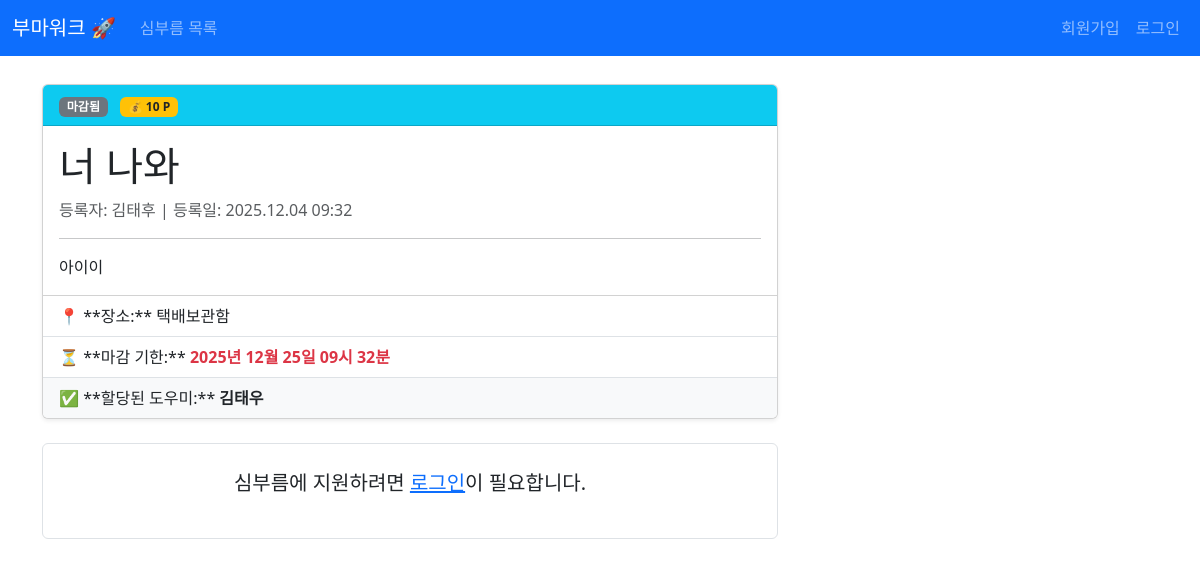
Page /task/1/ on the committed database.
### core/models.py (models this page shows, shortened)
class Task(models.Model):
    STATUS_CHOICES = [
        ('open', '모집 중'),
        ('assigned', '진행 중'),
        ('completed', '완료됨'),
        ('expired', '마감됨'),
    ]
    GENDER_CHOICES = [
        ('A', '성별 무관'), # All
        ('M', '남성'),     # Male
        ('F', '여성'),     # Female
    ]
    title = models.CharField(max_length=100, verbose_name="제목")
    content = models.TextField(verbose_name="상세 내용")
    reward_points = models.IntegerField(verbose_name="요구 재화(포인트)")
    location = models.CharField(max_length=200, verbose_name="심부름 위치")
    status = models.CharField(max_length=10, choices=STATUS_CHOICES, default='open', verbose_name="상태")
    required_gender = models.CharField(
        max_length=1,
        choices=GENDER_CHOICES,
        default='A',
        verbose_name="필수 성별 조건"
    )
    min_rating_required = models.IntegerField(
        default=0,
        choices=[(i, f'{i}점 이상') for i in range(6)], # 0점은 조건 없음
        verbose_name="최소 별점 조건"
    )
    created_at = models.DateTimeField(auto_now_add=True, verbose_name="등록일")
    due_date = models.DateTimeField(verbose_name="마감 기한")
    registrant = models.ForeignKey(User, on_delete=models.CASCADE, related_name='registered_tasks', verbose_name="등록자")
    assigned_to = models.ForeignKey(User, on_delete=models.SET_NULL, related_name='assigned_tasks', null=True, blank=True, verbose_name="할당된 도우미")
    class Meta:
        ordering = ['-created_at']

### core/views.py (the view)
# urls.py: path('task/<int:pk>/', views.task_detail, name='task_detail'),
def task_detail(request, pk):
    task = get_object_or_404(Task, pk=pk)
    has_applied = False
    if request.user.is_authenticated:
        has_applied = TaskApplication.objects.filter(task=task, applicant=request.user).exists()
    applications = TaskApplication.objects.filter(task=task).select_related('applicant__userprofile')
    review_possible = False
    if task.status == 'completed' and task.registrant == request.user and not hasattr(task, 'review'):
        review_possible = True
    context = {
        'task': task,
        'has_applied': has_applied,
        'applications': applications,
        'is_registrant': task.registrant == request.user,
        'review_possible': review_possible,
    }
    return render(request, 'core/task_detail.html', context)

### core/templates/core/task_detail.html (shortened to what this page needs)
{% extends 'base.html' %}
{% block content %}
    <div class="row">
        <div class="col-lg-8">
            <div class="card shadow-sm mb-4">
                <div class="card-header bg-info text-white">
                    <span class="badge bg-secondary me-2">{{ task.get_status_display }}</span>
                    <span class="badge bg-warning text-dark">💰 {{ task.reward_points }} P</span>
                </div>
                <div class="card-body">
                    <h1 class="card-title">{{ task.title }}</h1>
                    <p class="text-muted">등록자: {{ task.registrant.username }} | 등록일: {{ task.created_at|date:"Y.m.d H:i" }}</p>
                    <hr>
                    <p class="card-text">{{ task.content|linebreaksbr }}</p>
                </div>
                <ul class="list-group list-group-flush">
                    <li class="list-group-item">📍 **장소:** {{ task.location }}</li>
                    <li class="list-group-item">⏳ **마감 기한:** <strong class="text-danger">{{ task.due_date|date:"Y년 m월 d일 H시 i분" }}</strong></li>
                    {% if task.assigned_to %}
                        <li class="list-group-item bg-light">✅ **할당된 도우미:** <strong>{{ task.assigned_to.username }}</strong></li>
                    {% endif %}
                </ul>
                </div>
            <div class="text-center mb-5 p-4 border rounded">
                {% if user.is_authenticated %}
                    {% if is_registrant %}
                        <p class="lead text-primary">📢 **이 심부름은 회원님께서 등록하신 공고입니다.**</p>
                        {% if task.status == 'assigned' %}
                            <form method="post" action="{% url 'task_complete' pk=task.pk %}">
                                {% csrf_token %}
                                <button type="submit" class="btn btn-warning btn-lg">✅ 심부름 완료 처리 및 포인트 지급</button>
                            </form>
                        {% elif task.status == 'completed' %}
                            <p class="text-success lead">이 심부름은 **완료 처리**되었습니다. 감사합니다!</p>
                            {% if review_possible %}
                                <a href="{% url 'task_review' pk=task.pk %}" class="btn btn-danger btn-lg mt-3">⭐️ **도우미 평가 (리뷰) 작성하기**</a>
                            {% endif %}
                            {% elif task.status == 'open' %}
                            <p>아래 지원자 목록에서 도우미를 선택하여 할당할 수 있습니다. (현재 MVP에서는 수동으로 관리자 페이지에서 할당 가능)</p>
                        {% endif %}
                    {% elif task.status == 'open' %}
                        {% if has_applied %}
                            <button class="btn btn-warning btn-lg" disabled>이미 지원 완료 (대기 중)</button>
                        {% else %}
                            <a href="{% url 'task_apply' pk=task.pk %}" class="btn btn-success btn-lg">✨ 심부름 지원하기 ({{ task.reward_points }} P 보상)</a>
                        {% endif %}
                    {% elif task.status != 'open' %}
                        <button class="btn btn-danger btn-lg" disabled>🚫 현재 지원 불가능 상태입니다.</button>
                    {% endif %}
                {% else %}
                    <p class="lead">심부름에 지원하려면 <a href="{% url 'login' %}">로그인</a>이 필요합니다.</p>
                {% endif %}
            </div>
        </div>
        <div class="col-lg-4">
        </div>
    </div>
{% endblock %}

### core/templates/base.html (style rules this page uses)
body { padding-top: 60px; }

### rows in the picture
Task: status "마감됨", reward_points "10", title "너 나와", registrant.username "김태후", created_at "2025.12.04 09:32", content "아이이", location "택배보관함", due_date "2025년 12월 25일 09시 32분", assigned_to.username "김태우"
